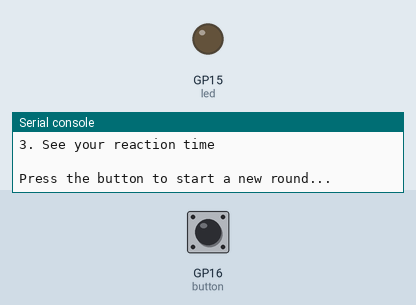
Simulated run of this program. Board: Raspberry Pi Pico running MicroPython. Parts: output pins drawn as LEDs (lit = HIGH), the last lines printed to the serial console. The inputs (shaded band) are chosen by the test bench; at power-on: GP16 (button) LOW. Random numbers come from a fixed seed.

Above: at 1.2 s.
1.3 s: GP16 (button) pulled HIGH for 0.15 s
4.4 s: GP16 (button) pulled HIGH for 1 s
6.9 s: GP16 (button) driven HIGH
9.9 s: GP16 (button) driven LOW
At 11.9 s:
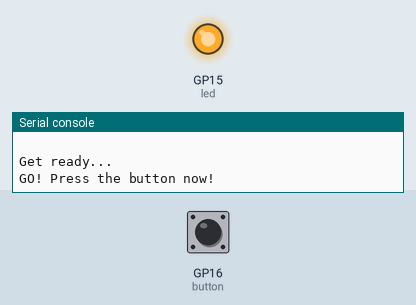
12.2 s: GP16 (button) pulsed HIGH 2 times (0.12 s each, 0.3 s apart)
At 13.2 s:
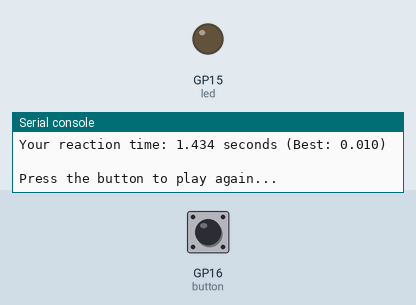
Timing chart, 0 to 15.2 s (numbered marks = the images above; inputs shaded):
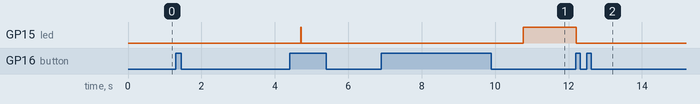

Measured:
- after the input at 6.9 s, every drawn part: stays the same
- after the input at 12.2 s, GP15 (led): HIGH → LOW at once

The program:

08_reaction_game.py
```python
"""
Raspberry Pi Pico - Beginner Program 8: Reaction Time Game
=========================================================

This program creates a simple reaction time game where the player
must press a button as quickly as possible after an LED lights up.

Hardware required:
- Raspberry Pi Pico
- 1 LED
- 1 pushbutton
- 220 ohm resistor (for LED)
- 10K ohm resistor (for button pull-down)
- Breadboard and jumper wires

Connections:
- Connect the LED's anode (longer leg) to GPIO pin 15 through a 220 ohm resistor
- Connect the LED's cathode (shorter leg) to GND
- Connect one side of the button to 3.3V
- Connect the other side of the button to GPIO pin 16
- Connect a 10K resistor from GPIO pin 16 to GND (pull-down)

Instructions:
1. Set up the circuit as described above
2. Upload this program to the Pico
3. Open the serial console to view instructions
4. Follow the prompts to play the game

Concepts covered:
- Combining input and output
- Random number generation
- Measuring time intervals
- Creating interactive programs
- Game state management
"""

import machine
import time
import random

# Set up the LED and button
led = machine.Pin(15, machine.Pin.OUT)
button = machine.Pin(16, machine.Pin.IN)

# Initialize variables
best_time = float('inf')  # Initialize with infinity
game_active = False
start_time = 0

def display_instructions():
    print("\nReaction Time Game")
    print("=================")
    print("Test your reflexes!")
    print("1. Wait for the LED to light up")
    print("2. Press the button as fast as you can when it does")
    print("3. See your reaction time")
    print("\nPress the button to start a new round...")

try:
    display_instructions()

    while True:
        # Check if button is pressed to start a new round
        if not game_active and button.value() == 1:
            print("\nGet ready...")
            time.sleep(1)  # Give the player time to prepare

            # Random delay between 2 and 5 seconds
            delay = random.uniform(2, 5)
            time.sleep(delay)

            # Start the game
            led.value(1)  # Turn on the LED
            start_time = time.ticks_ms()  # Record the start time
            game_active = True
            print("GO! Press the button now!")

        # Check if button is pressed during active game
        elif game_active and button.value() == 1:
            # Calculate reaction time
            end_time = time.ticks_ms()
            reaction_time = time.ticks_diff(end_time, start_time) / 1000.0  # Convert to seconds

            # Turn off the LED
            led.value(0)

            # Update best time
            if reaction_time < best_time:
                best_time = reaction_time
                print(f"New best time: {best_time:.3f} seconds!")
            else:
                print(f"Your reaction time: {reaction_time:.3f} seconds (Best: {best_time:.3f})")

            # Reset game state
            game_active = False
            time.sleep(0.5)  # Debounce delay
            print("\nPress the button to play again...")

        # Small delay to prevent CPU hogging
        time.sleep(0.01)

except KeyboardInterrupt:
    # Clean up on exit
    led.value(0)
    print("\nGame over! Thanks for playing!")
```
